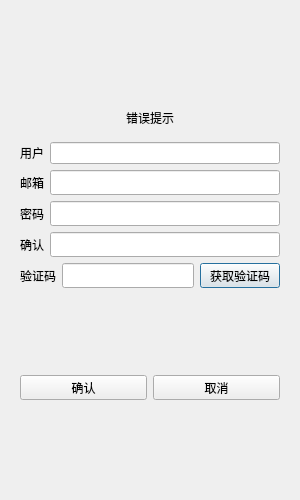
<?xml version="1.0" encoding="UTF-8"?>
<ui version="4.0">
 <class>RegsiterDialog</class>
 <widget class="QDialog" name="RegsiterDialog">
  <property name="geometry">
   <rect>
    <x>0</x>
    <y>0</y>
    <width>300</width>
    <height>500</height>
   </rect>
  </property>
  <property name="minimumSize">
   <size>
    <width>300</width>
    <height>500</height>
   </size>
  </property>
  <property name="maximumSize">
   <size>
    <width>300</width>
    <height>500</height>
   </size>
  </property>
  <property name="windowTitle">
   <string>Dialog</string>
  </property>
  <layout class="QVBoxLayout" name="verticalLayout_6">
   <item>
    <layout class="QVBoxLayout" name="verticalLayout_5">
     <item>
      <widget class="QStackedWidget" name="stackedWidget">
       <widget class="QWidget" name="page">
        <layout class="QVBoxLayout" name="verticalLayout_7">
         <item>
          <spacer name="verticalSpacer">
           <property name="orientation">
            <enum>Qt::Orientation::Vertical</enum>
           </property>
           <property name="sizeHint" stdset="0">
            <size>
             <width>20</width>
             <height>40</height>
            </size>
           </property>
          </spacer>
         </item>
         <item>
          <widget class="QWidget" name="widget" native="true">
           <layout class="QVBoxLayout" name="verticalLayout_8">
            <item>
             <widget class="QLabel" name="err_tip">
              <property name="text">
               <string>错误提示</string>
              </property>
              <property name="alignment">
               <set>Qt::AlignmentFlag::AlignCenter</set>
              </property>
             </widget>
            </item>
           </layout>
          </widget>
         </item>
         <item>
          <layout class="QHBoxLayout" name="horizontalLayout_6">
           <item>
            <widget class="QLabel" name="user_label">
             <property name="maximumSize">
              <size>
               <width>16777215</width>
               <height>25</height>
              </size>
             </property>
             <property name="text">
              <string>用户</string>
             </property>
            </widget>
           </item>
           <item>
            <widget class="QLineEdit" name="user_edit">
             <property name="maximumSize">
              <size>
               <width>16777215</width>
               <height>25</height>
              </size>
             </property>
            </widget>
           </item>
          </layout>
         </item>
         <item>
          <layout class="QHBoxLayout" name="horizontalLayout_7">
           <item>
            <widget class="QLabel" name="email_label">
             <property name="minimumSize">
              <size>
               <width>0</width>
               <height>25</height>
              </size>
             </property>
             <property name="maximumSize">
              <size>
               <width>16777215</width>
               <height>25</height>
              </size>
             </property>
             <property name="text">
              <string>邮箱</string>
             </property>
            </widget>
           </item>
           <item>
            <widget class="QLineEdit" name="email_edit">
             <property name="minimumSize">
              <size>
               <width>0</width>
               <height>25</height>
              </size>
             </property>
             <property name="maximumSize">
              <size>
               <width>16777215</width>
               <height>25</height>
              </size>
             </property>
            </widget>
           </item>
          </layout>
         </item>
         <item>
          <layout class="QHBoxLayout" name="horizontalLayout_8">
           <item>
            <widget class="QLabel" name="password_label">
             <property name="minimumSize">
              <size>
               <width>0</width>
               <height>25</height>
              </size>
             </property>
             <property name="maximumSize">
              <size>
               <width>16777215</width>
               <height>25</height>
              </size>
             </property>
             <property name="text">
              <string>密码</string>
             </property>
            </widget>
           </item>
           <item>
            <widget class="QLineEdit" name="password_edit">
             <property name="minimumSize">
              <size>
               <width>0</width>
               <height>25</height>
              </size>
             </property>
             <property name="maximumSize">
              <size>
               <width>16777215</width>
               <height>25</height>
              </size>
             </property>
            </widget>
           </item>
          </layout>
         </item>
         <item>
          <layout class="QHBoxLayout" name="horizontalLayout_9">
           <item>
            <widget class="QLabel" name="comfirm_label">
             <property name="minimumSize">
              <size>
               <width>0</width>
               <height>25</height>
              </size>
             </property>
             <property name="maximumSize">
              <size>
               <width>16777215</width>
               <height>25</height>
              </size>
             </property>
             <property name="text">
              <string>确认</string>
             </property>
            </widget>
           </item>
           <item>
            <widget class="QLineEdit" name="comfirm_edit">
             <property name="minimumSize">
              <size>
               <width>0</width>
               <height>25</height>
              </size>
             </property>
             <property name="maximumSize">
              <size>
               <width>16777215</width>
               <height>25</height>
              </size>
             </property>
            </widget>
           </item>
          </layout>
         </item>
         <item>
          <layout class="QHBoxLayout" name="horizontalLayout_10">
           <item>
            <widget class="QLabel" name="varify_label">
             <property name="minimumSize">
              <size>
               <width>0</width>
               <height>25</height>
              </size>
             </property>
             <property name="maximumSize">
              <size>
               <width>16777215</width>
               <height>25</height>
              </size>
             </property>
             <property name="text">
              <string>验证码</string>
             </property>
            </widget>
           </item>
           <item>
            <widget class="QLineEdit" name="varify_edit">
             <property name="minimumSize">
              <size>
               <width>0</width>
               <height>25</height>
              </size>
             </property>
             <property name="maximumSize">
              <size>
               <width>16777215</width>
               <height>25</height>
              </size>
             </property>
            </widget>
           </item>
           <item>
            <widget class="QPushButton" name="varify_btn">
             <property name="minimumSize">
              <size>
               <width>0</width>
               <height>25</height>
              </size>
             </property>
             <property name="maximumSize">
              <size>
               <width>16777215</width>
               <height>25</height>
              </size>
             </property>
             <property name="text">
              <string>获取验证码</string>
             </property>
            </widget>
           </item>
          </layout>
         </item>
         <item>
          <spacer name="verticalSpacer_2">
           <property name="orientation">
            <enum>Qt::Orientation::Vertical</enum>
           </property>
           <property name="sizeHint" stdset="0">
            <size>
             <width>20</width>
             <height>40</height>
            </size>
           </property>
          </spacer>
         </item>
         <item>
          <layout class="QHBoxLayout" name="horizontalLayout_11">
           <item>
            <widget class="QPushButton" name="confirm_btn">
             <property name="minimumSize">
              <size>
               <width>0</width>
               <height>25</height>
              </size>
             </property>
             <property name="maximumSize">
              <size>
               <width>16777215</width>
               <height>25</height>
              </size>
             </property>
             <property name="text">
              <string>确认</string>
             </property>
            </widget>
           </item>
           <item>
            <widget class="QPushButton" name="cencel_btn">
             <property name="minimumSize">
              <size>
               <width>0</width>
               <height>25</height>
              </size>
             </property>
             <property name="maximumSize">
              <size>
               <width>16777215</width>
               <height>25</height>
              </size>
             </property>
             <property name="text">
              <string>取消</string>
             </property>
            </widget>
           </item>
          </layout>
         </item>
         <item>
          <spacer name="verticalSpacer_3">
           <property name="orientation">
            <enum>Qt::Orientation::Vertical</enum>
           </property>
           <property name="sizeHint" stdset="0">
            <size>
             <width>20</width>
             <height>40</height>
            </size>
           </property>
          </spacer>
         </item>
        </layout>
       </widget>
       <widget class="QWidget" name="page_2"/>
      </widget>
     </item>
    </layout>
   </item>
  </layout>
 </widget>
 <resources/>
 <connections/>
</ui>
